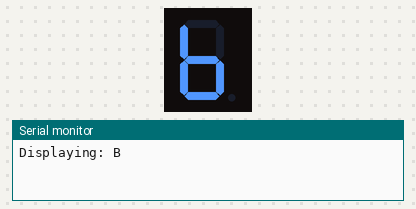
This sketch was run on a simulated Arduino Mega 2560, built with avr-gcc and run on an emulated ATmega2560. Parts: 1-digit seven-segment display, the last lines printed to the serial monitor. Wiring (inferred from the names in the program): 1-digit 7-segment display, segments lit when LOW: segments pin 23, pin 22, pin 21, pin 19, pin 18, pin 5, pin 17, pin 16. The segment pins are drawn as the display they are named for.

Above: at 0.1 s.
At 3.1 s:
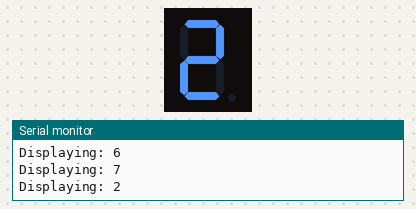
At 4.1 s:
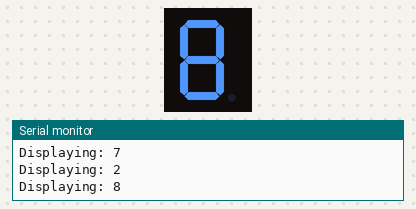
At 5.1 s:
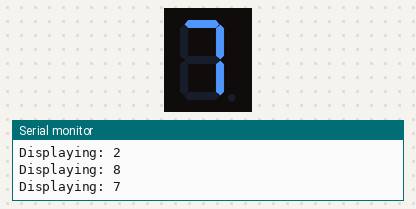
At 7.1 s:
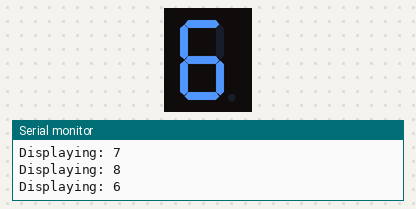

Measured:
- by itself, everything shown: repeats every 8.0 s, in 8 steps
- what the display in image 1 shows lasts 1.0 s, from 3.0 s to 4.0 s

The sketch:

3.1-7-segment.ino
```cpp
#define minData 0
#define maxData 7  //จำนวนตัวอักษร

// ขาที่ต่อ (เหมือนเดิม)
int SegmentPort[] = { 16, 17, 5, 18, 19, 21, 22, 23 };
int myID[] = { 0x7C, 0x7D, 0x07, 0x5B, 0x7F, 0x07, 0x7F, 0x7D }; // b6728786

int nCounter = 0;

void Display_1Digit_7Segment(int SegDecode) {
  // สำหรับ Common Anode ต้องใส่ ~ เพื่อกลับลอจิก
  int decoded = ~SegDecode;

  for (int i = 0; i < 8; i++) {
    digitalWrite(SegmentPort[7 - i], decoded & 1);
    decoded = decoded >> 1;
  }
}

void setup() {
  for (int i = 0; i < 8; i++) {
    pinMode(SegmentPort[i], OUTPUT);
    digitalWrite(SegmentPort[i], HIGH);  // ปิดไฟเริ่มต้น
  }
  Serial.begin(115200);
}

void loop() {
  // ดึงค่ารหัสจากอาเรย์ myID ตามลำดับตัวนับ
  Display_1Digit_7Segment(myID[nCounter]);

  // แสดงผลทาง Serial เพื่อเช็คว่าถึงตัวไหนแล้ว
  char labels[] = { 'B', '6', '7', '2', '8', '7', '8', '6' };
  Serial.print("Displaying: ");
  Serial.println(labels[nCounter]);

  nCounter++;
  if (nCounter > maxData) {
    nCounter = minData;
  }

  delay(1000);  // แสดงตัวละ 1 วินาที
}
```
